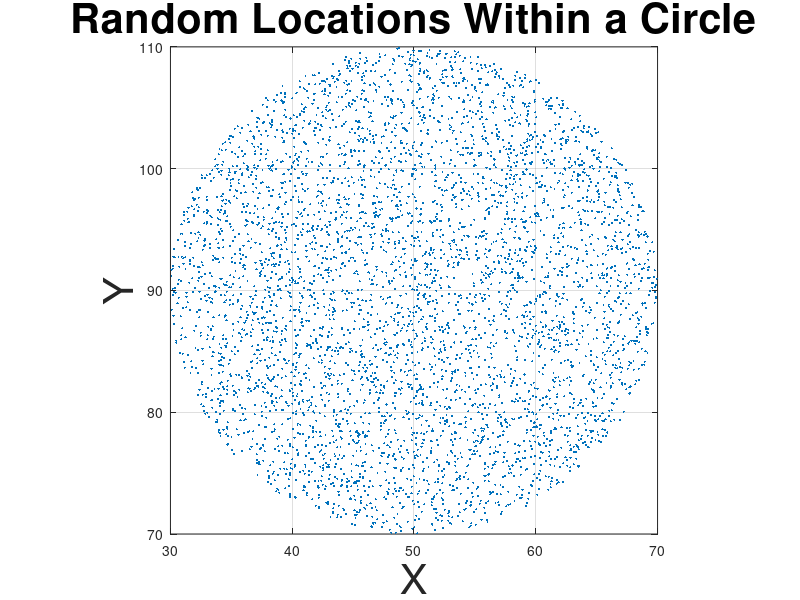

Recreate this plot in MATLAB.
% Create a random set of coordinates in a circle.
% First define parameters that define the number of points and the circle.
n = 5000;
R = 20;
x0 = 50; % Center of the circle in the x direction.
y0 = 90; % Center of the circle in the y direction.
% Now create the set of points.
t = 2*pi*rand(n,1);
r = R*sqrt(rand(n,1));
x = x0 + r.*cos(t);
y = y0 + r.*sin(t);
% Now display our random set of points in a figure.
plot(x,y, '.', 'MarkerSize', 5)
axis square;
grid on;
% Enlarge figure to full screen.
set(gcf, 'units','normalized','outerposition',[0 0 1 1]);
fontSize = 30;
xlabel('X', 'FontSize', fontSize);
ylabel('Y', 'FontSize', fontSize);
title('Random Locations Within a Circle', 'FontSize', fontSize);